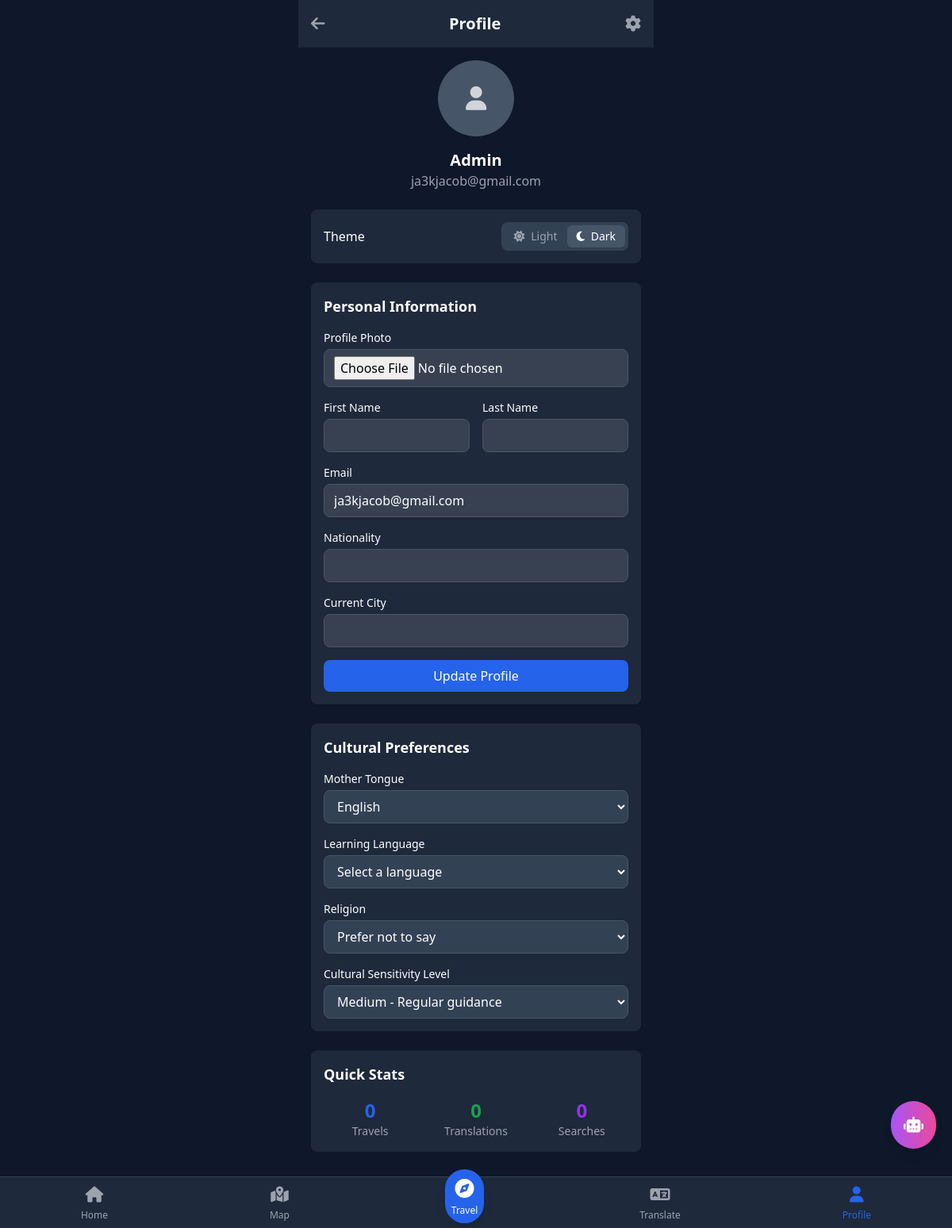
/users/profile/ (signed in), run on the app's committed database.
### users/models.py (models this page shows, shortened)
class CustomUser(AbstractUser):
    photo = models.ImageField(upload_to="profiles/", null=True, blank=True)
    nationality = models.CharField(max_length=100, blank=True)
    city = models.CharField(max_length=100, blank=True)
    mother_tongue = models.CharField(max_length=50, default='en')
    learning_language = models.CharField(max_length=50, blank=True)
    religion = models.CharField(max_length=50, blank=True)
    caution_level = models.CharField(max_length=10, choices=[
        ('low', 'Low'), ('medium', 'Medium'), ('high', 'High')
    ], default='medium')
    theme = models.CharField(max_length=10, choices=[
        ('light', 'Light'), ('dark', 'Dark')
    ], default='dark')
    language_ui = models.CharField(max_length=10, default='en')
    is_synced = models.BooleanField(default=False)

### users/views.py (the view)
# urls.py: path('profile/', views.profile_view, name='profile'),
@login_required
def profile_view(request):
    if request.method == 'POST':
        form = ProfileForm(request.POST, request.FILES, instance=request.user)
        if form.is_valid():
            form.save()
            messages.success(request, 'Profile updated successfully!')
            return redirect('profile')
    else:
        form = ProfileForm(instance=request.user)
    current_travel = None
    if hasattr(request.user, 'travel_set'):
        current_travel = request.user.travel_set.filter(is_active=True).first()
    context = {
        'form': form,
        'current_travel': current_travel,
    }
    return render(request, 'users/profile.html', context)

### users/forms.py
class ProfileForm(forms.ModelForm):
    class Meta:
        model = CustomUser
        fields = ['first_name', 'last_name', 'email', 'photo', 'nationality',
                 'city', 'mother_tongue', 'learning_language', 'religion',
                 'caution_level']
        widgets = {
            'first_name': forms.TextInput(attrs={'class': 'form-input'}),
            'last_name': forms.TextInput(attrs={'class': 'form-input'}),
            'email': forms.EmailInput(attrs={'class': 'form-input'}),
            'nationality': forms.TextInput(attrs={'class': 'form-input'}),
            'city': forms.TextInput(attrs={'class': 'form-input'}),
            'mother_tongue': forms.Select(attrs={'class': 'form-select'}),
            'learning_language': forms.Select(attrs={'class': 'form-select'}),
            'religion': forms.Select(attrs={'class': 'form-select'}),
            'caution_level': forms.Select(attrs={'class': 'form-select'}),
        }

### templates/users/profile.html (shortened to what this page needs)
{% extends 'base.html' %}
{% block content %}
<div class="max-w-md mx-auto">
    <header class="bg-white dark:bg-slate-800 p-4 shadow-sm theme-transition flex justify-between items-center">
        <a href="{% url 'home' %}" class="text-gray-600 hover:text-gray-800 dark:text-gray-400 dark:hover:text-gray-200">
            <i class="fas fa-arrow-left text-xl"></i>
        </a>
        <h1 class="text-xl font-bold">Profile</h1>
        <a href="{% url 'settings' %}" class="text-gray-600 hover:text-gray-800 dark:text-gray-400 dark:hover:text-gray-200">
            <i class="fas fa-cog text-xl"></i>
        </a>
    </header>
    <div class="p-4 space-y-6">
        <div class="text-center">
            {% if user.photo %}
                <img src="{{ user.photo.url }}" alt="Profile" class="w-24 h-24 rounded-full mx-auto mb-4 object-cover">
            {% else %}
                <div class="w-24 h-24 bg-gray-300 dark:bg-slate-600 rounded-full mx-auto mb-4 flex items-center justify-center">
                    <i class="fas fa-user text-gray-600 dark:text-gray-300 text-3xl"></i>
                </div>
            {% endif %}
            <h2 class="text-xl font-bold">{{ user.get_full_name|default:user.username }}</h2>
            <p class="text-gray-600 dark:text-gray-400">{{ user.email }}</p>
        </div>
        <div class="bg-white dark:bg-slate-800 rounded-lg p-4 shadow-sm">
            <div class="flex justify-between items-center">
                <span class="font-medium">Theme</span>
                <div class="flex bg-gray-200 dark:bg-slate-700 rounded-lg p-1">
                    <button onclick="toggleTheme('light')"
                            class="px-3 py-1 rounded-md text-sm font-medium transition-colors {% if user.theme == 'light' %}bg-white text-gray-900 shadow-sm{% else %}text-gray-600 dark:text-gray-400{% endif %}">
                        <i class="fas fa-sun mr-1"></i> Light
                    </button>
                    <button onclick="toggleTheme('dark')"
                            class="px-3 py-1 rounded-md text-sm font-medium transition-colors {% if user.theme == 'dark' %}bg-slate-600 text-white shadow-sm{% else %}text-gray-600 dark:text-gray-400{% endif %}">
                        <i class="fas fa-moon mr-1"></i> Dark
                    </button>
                </div>
            </div>
        </div>
        <div class="bg-white dark:bg-slate-800 rounded-lg p-4 shadow-sm">
            <h3 class="font-semibold text-lg mb-4">Personal Information</h3>
            <form method="post" enctype="multipart/form-data" class="space-y-4">
                <div>
                    <label class="block text-sm font-medium mb-1">Profile Photo</label>
                    {{ form.photo }}
                </div>
                <div class="grid grid-cols-2 gap-4">
                    <div>
                        <label class="block text-sm font-medium mb-1">First Name</label>
                        {{ form.first_name }}
                    </div>
                    <div>
                        <label class="block text-sm font-medium mb-1">Last Name</label>
                        {{ form.last_name }}
                    </div>
                </div>
                <div>
                    <label class="block text-sm font-medium mb-1">Email</label>
                    {{ form.email }}
                </div>
                <div>
                    <label class="block text-sm font-medium mb-1">Nationality</label>
                    {{ form.nationality }}
                </div>
                <div>
                    <label class="block text-sm font-medium mb-1">Current City</label>
                    {{ form.city }}
                </div>
                <button type="submit" class="w-full bg-primary-600 text-white py-2 rounded-lg font-medium hover:bg-primary-700">
                    Update Profile
                </button>
            </form>
        </div>
        <div class="bg-white dark:bg-slate-800 rounded-lg p-4 shadow-sm">
            <h3 class="font-semibold text-lg mb-4">Cultural Preferences</h3>
            <div class="space-y-4">
                <div>
                    <label class="block text-sm font-medium mb-1">Mother Tongue</label>
                    <select class="w-full px-3 py-2 border border-gray-300 dark:border-slate-600 rounded-lg dark:bg-slate-700">
                        <option value="en" {% if user.mother_tongue == 'en' %}selected{% endif %}>English</option>
                    </select>
                </div>
                <div>
                    <label class="block text-sm font-medium mb-1">Learning Language</label>
                    <select class="w-full px-3 py-2 border border-gray-300 dark:border-slate-600 rounded-lg dark:bg-slate-700">
                        <option value="">Select a language</option>
                    </select>
                </div>
                <div>
                    <label class="block text-sm font-medium mb-1">Religion</label>
                    <select class="w-full px-3 py-2 border border-gray-300 dark:border-slate-600 rounded-lg dark:bg-slate-700">
                        <option value="">Prefer not to say</option>
                    </select>
                </div>
                <div>
                    <label class="block text-sm font-medium mb-1">Cultural Sensitivity Level</label>
                    <select class="w-full px-3 py-2 border border-gray-300 dark:border-slate-600 rounded-lg dark:bg-slate-700">
                        <option value="medium" selected>Medium - Regular guidance</option>
                    </select>
                </div>
            </div>
        </div>
        <div class="bg-white dark:bg-slate-800 rounded-lg p-4 shadow-sm">
            <h3 class="font-semibold text-lg mb-4">Quick Stats</h3>
            <div class="grid grid-cols-3 gap-4 text-center">
                <div>
                    <p class="text-2xl font-bold text-primary-600">{{ user.travel_set.count }}</p>
                    <p class="text-sm text-gray-600 dark:text-gray-400">Travels</p>
                </div>
                <div>
                    <p class="text-2xl font-bold text-green-600">{{ user.translationhistory_set.count }}</p>
                    <p class="text-sm text-gray-600 dark:text-gray-400">Translations</p>
                </div>
                <div>
                    <p class="text-2xl font-bold text-purple-600">{{ user.searchhistory_set.count }}</p>
                    <p class="text-sm text-gray-600 dark:text-gray-400">Searches</p>
                </div>
            </div>
        </div>
    </div>
</div>
{% endblock %}

### templates/base.html (style rules this page uses)
.theme-transition { transition: background-color 0.3s ease, color 0.3s ease; }

### templates/users/profile.html (style rules this page uses)
input, select, input[type="file"] { width: 100%; padding: 0.5rem 0.75rem; border: 1px solid #d1d5db; border-radius: 0.5rem; background-color: transparent; }
.dark input, .dark select { border-color: #4b5563; background-color: #374151; }

### data on the page
CustomUser: get_full_name "Admin", email "ja3kjacob@gmail.com", mother_tongue "English", travel_set.count "0", translationhistory_set.count "0", searchhistory_set.count "0"
